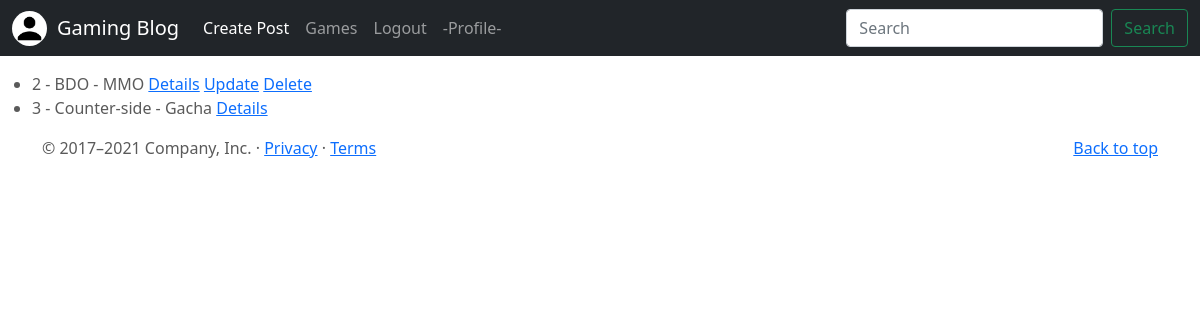
The app's page /post/list (signed in), older data.
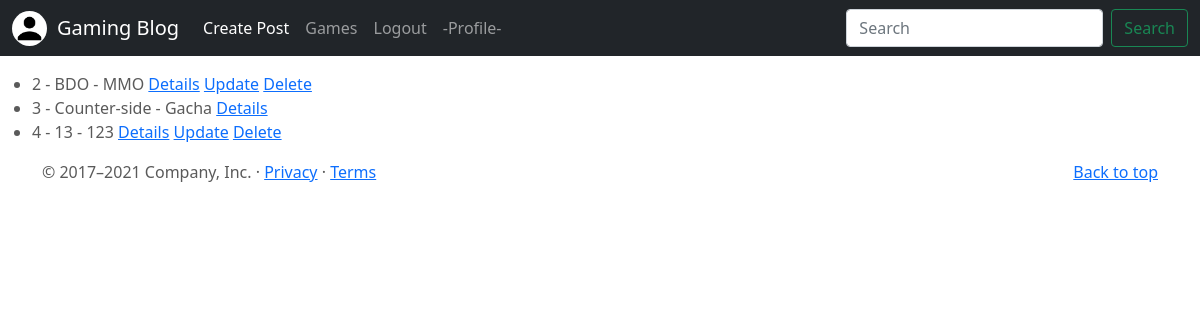
The same page, newer data.
### Games/models.py (models this page shows)
class Profile(models.Model):
    user = models.OneToOneField(to=User, on_delete=models.CASCADE,related_name='profile')
    steam_id= models.CharField(max_length=255)
    images = models.ImageField(upload_to="profiles", null=True, blank=True)

class Post(models.Model):
    game_name = models.CharField(max_length=30)
    game_type = models.CharField(max_length=80)
    game_description = models.CharField(max_length=120)
    game_note = models.CharField(max_length=15)
    owner = models.ForeignKey(to=User, on_delete=models.CASCADE, related_name="owner")
    images = models.ImageField(upload_to="posts", null=True, blank=True)
    created_time = models.DateTimeField(auto_now_add = True)
    def __str__(self):
        return f"{self.id} - {self.game_name} - {self.game_type}"

### Games/views.py (the view)
# urls.py: path('post/list',PostList.as_view(), name='post-list'),
class PostList(ListView):
    model = Post

### Games/templates/Games/post_list.html (shortened to what this page needs)
{% extends "Games/base.html" %}
{% block main %}
<br>
<ul>
{% for post in object_list %}
<li>
    {{post}}
    <a href="{% url 'post-details' post.id %}"> Details</a>
    {% if user.is_authenticated and post.owner == user %}
        <a href="{% url 'post-update' post.id %}"> Update</a>
        <a href="{% url 'post-delete' post.id %}"> Delete</a>
    {% endif %}
</li>
{% endfor %}
</ul>
{% endblock %}

### Games/templates/Games/base.html (shortened to what this page needs)
<!DOCTYPE html>
<html lang="en">
<head>
    {% load static %}
<link href="{% static 'Games/css/bootstrap.min.css' %}" rel="stylesheet">
    <link href="{% static 'Games/css/carousel.css' %}" rel="stylesheet">
</head>
  <body>
    <header>
      <nav class="navbar navbar-expand-md navbar-dark fixed-top bg-dark">
        <div class="container-fluid">
          {% if user.profile.images %}
            <a href="{% url 'profile-update' user.profile.id %}">
              <img src="{{ user.profile.images.url }}" height="100%" width="35px" style="border-radius: 50%; margin-right: 10px;">
            </a>
          {% endif %}
          <a class="navbar-brand" href="{% url 'index' %}">Gaming Blog</a>
          <div class="collapse navbar-collapse" id="navbarCollapse">
            <ul class="navbar-nav me-auto mb-2 mb-md-0">
              <li class="nav-item">
                <a class="nav-link active" aria-current="page" href="{%url 'post-create' %}"> Create Post</a>
              </li>
              <li class="nav-item">
                <a class="nav-link" href="{% url 'post-list' %}">Games</a>
              </li>
              {% if user.is_authenticated %}
                <li class="nav-item">
                  <a class="nav-link" href="{% url 'logout' %}">Logout</a>
                </li>
              {% endif %}
              {% if user.is_authenticated %}
                <li class="nav-item">
                  <a class="nav-link" href="{% url 'profile-update' user.id %}"> -Profile-</a>
                </li>
              {% endif %}
            </ul>
            <form class="d-flex">
              <input class="form-control me-2" type="search" placeholder="Search" aria-label="Search">
              <button class="btn btn-outline-success" type="submit">Search</button>
            </form>
          </div>
        </div>
      </nav>
    </header>
    {% block main %}
    {% endblock %}
  <footer class="container">
    <p class="float-end"><a href="https://getbootstrap.com/docs/5.0/examples/carousel/#">Back to top</a></p>
    <p>© 2017–2021 Company, Inc. · <a href="https://getbootstrap.com/docs/5.0/examples/carousel/#">Privacy</a> · <a href="https://getbootstrap.com/docs/5.0/examples/carousel/#">Terms</a></p>
  </footer>
    </body>
</html>

### Games/static/Games/css/carousel.css (style rules this page uses)
body { padding-top: 3rem; padding-bottom: 3rem; color: #5a5a5a; }

Row changes from the older to the newer data that the page shows:
added Post: id+game_name+game_type "4 - 13 - 123", shows "Update"
